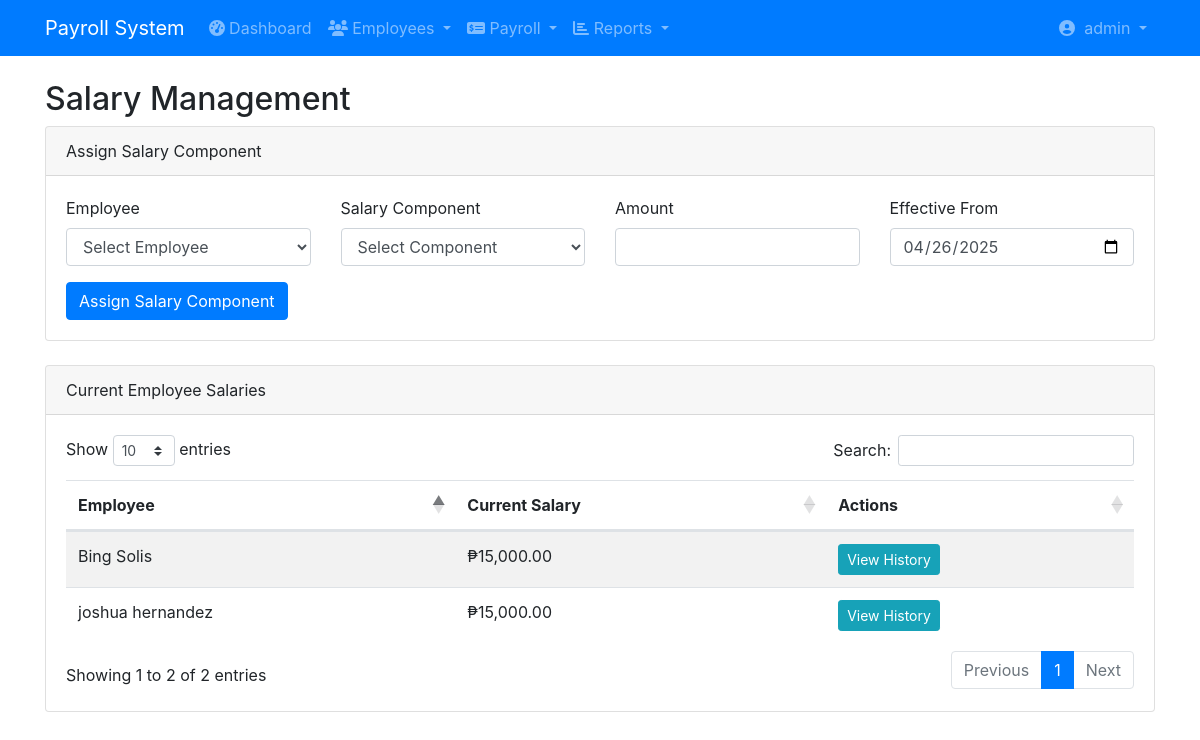
Page /payroll/salary_management.php (signed in) on the committed database.
### tables this page shows
CREATE TABLE `users` (
  `user_id` int(11) NOT NULL,
  `username` varchar(50) NOT NULL,
  `password` varchar(255) NOT NULL,
  `email` varchar(100) NOT NULL,
  `first_name` varchar(50) NOT NULL,
  `last_name` varchar(50) NOT NULL,
  `role` enum('admin','manager','hr','accountant','employee') NOT NULL,
  `status` enum('active','inactive','suspended') NOT NULL DEFAULT 'active',
  `last_login` datetime DEFAULT NULL,
  `password_reset_token` varchar(100) DEFAULT NULL,
  `password_reset_expires` datetime DEFAULT NULL,
  `created_at` timestamp NOT NULL DEFAULT current_timestamp(),
  `updated_at` timestamp NOT NULL DEFAULT current_timestamp() ON UPDATE current_timestamp()
);

CREATE TABLE `employees` (
  `employee_id` varchar(20) NOT NULL,
  `first_name` varchar(50) DEFAULT NULL,
  `last_name` varchar(50) DEFAULT NULL,
  `email` varchar(100) DEFAULT NULL,
  `password` varchar(255) NOT NULL,
  `phone` varchar(20) DEFAULT NULL,
  `date_of_birth` date DEFAULT NULL,
  `gender` varchar(10) DEFAULT NULL,
  `nationality` varchar(50) DEFAULT NULL,
  `marital_status` varchar(20) DEFAULT NULL,
  `hire_date` date DEFAULT NULL,
  `employment_status` varchar(20) DEFAULT NULL,
  `department_id` int(11) DEFAULT NULL,
  `position_id` int(11) DEFAULT NULL,
  `manager_id` varchar(20) DEFAULT NULL,
  `last_login` datetime DEFAULT NULL,
  `created_at` timestamp NOT NULL DEFAULT current_timestamp(),
  `updated_at` timestamp NOT NULL DEFAULT current_timestamp()
);

### payroll/salary_management.php (the view, shortened to what this page needs)
<?php
require_once('config/database.php');
$employee_query = "SELECT e.employee_id, e.first_name, e.last_name,
                    (SELECT SUM(amount) FROM employee_salary
                     WHERE employee_id = e.employee_id
                     AND (effective_to IS NULL OR effective_to >= CURDATE())
                    ) as current_salary
                  FROM employees e
                  WHERE e.employment_status = 'ACTIVE'
                  ORDER BY e.last_name, e.first_name";
$employees = $conn->query($employee_query);
?>
<!DOCTYPE html>
<html>
<head>
    <link rel="stylesheet" href="https://stackpath.bootstrapcdn.com/bootstrap/4.5.2/css/bootstrap.min.css">
    <link rel="stylesheet" href="https://cdn.datatables.net/1.10.22/css/dataTables.bootstrap4.min.css">
    <link rel="stylesheet" href="https://cdnjs.cloudflare.com/ajax/libs/font-awesome/5.15.4/css/all.min.css">
</head>
<body>
    <?php include 'includes/navbar.php'; ?>
    <div class="container mt-4">
        <h2>Salary Management</h2>
        <div class="card mb-4">
            <div class="card-header">
                Assign Salary Component
            </div>
            <div class="card-body">
                <form method="POST" class="needs-validation" novalidate>
                    <div class="row">
                        <div class="col-md-3">
                            <div class="form-group">
                                <label>Employee</label>
                                <select name="employee_id" class="form-control" required>
                                    <option value="">Select Employee</option>
                                    <?php
                                    $employees->data_seek(0);
                                    ?>
                                </select>
                            </div>
                        </div>
                        <div class="col-md-3">
                            <div class="form-group">
                                <label>Salary Component</label>
                                <select name="component_id" class="form-control" required>
                                    <option value="">Select Component</option>
                                </select>
                            </div>
                        </div>
                        <div class="col-md-3">
                            <div class="form-group">
                                <label>Amount</label>
                                <input type="number" name="amount" class="form-control" step="0.01" required>
                            </div>
                        </div>
                        <div class="col-md-3">
                            <div class="form-group">
                                <label>Effective From</label>
                                <input type="date" name="effective_from" class="form-control"
                                       value="<?php echo date('Y-m-d'); ?>" required>
                            </div>
                        </div>
                    </div>
                    <button type="submit" class="btn btn-primary">Assign Salary Component</button>
                </form>
            </div>
        </div>
        <div class="card">
            <div class="card-header">
                Current Employee Salaries
            </div>
            <div class="card-body">
                <table id="salaryTable" class="table table-striped">
                    <thead>
                        <tr>
                            <th>Employee</th>
                            <th>Current Salary</th>
                            <th>Actions</th>
                        </tr>
                    </thead>
                    <tbody>
                        <?php
                        $employees->data_seek(0);
                        while($emp = $employees->fetch_assoc()):
                            $isDisabled = empty($emp['current_salary']) || $emp['current_salary'] == 0;
                        ?>
                        <tr>
                            <td><?php echo $emp['first_name'] . ' ' . $emp['last_name']; ?></td>
                            <td>₱<?php echo number_format($emp['current_salary'] ?? 0, 2); ?></td>
                            <td>
                                <button class="btn btn-sm btn-info"
                                        onclick="viewHistory('<?php echo $emp['employee_id']; ?>')"
                                        <?php echo $isDisabled ? 'disabled' : ''; ?>>
                                    View History
                                </button>
                            </td>
                        </tr>
                        <?php endwhile; ?>
                    </tbody>
                </table>
            </div>
        </div>
    </div>
</body>
</html>

### payroll/includes/navbar.php (shortened to what this page needs)
<?php
$user_id = $_SESSION['user_id'];
$query = "SELECT first_name, last_name, role, username FROM users WHERE user_id = ?";
$stmt = $conn->prepare($query);
$stmt->bind_param('i', $user_id);
$stmt->execute();
$user = $stmt->get_result()->fetch_assoc();
?>
<nav class="navbar navbar-expand-lg navbar-dark bg-primary">
    <div class="container">
        <a class="navbar-brand" href="index.php">
            Payroll System
        </a>
        <div class="collapse navbar-collapse" id="navbarNav">
            <ul class="navbar-nav mr-auto">
                <li class="nav-item">
                    <a class="nav-link" href="index.php">
                        <i class="fas fa-tachometer-alt"></i> Dashboard
                    </a>
                </li>
                <li class="nav-item dropdown">
                    <a class="nav-link dropdown-toggle" href="#" data-toggle="dropdown">
                        <i class="fas fa-users"></i> Employees
                    </a>
                </li>
                <li class="nav-item dropdown">
                    <a class="nav-link dropdown-toggle" href="#" data-toggle="dropdown">
                        <i class="fas fa-money-check-alt"></i> Payroll
                    </a>
                </li>
                <li class="nav-item dropdown">
                    <a class="nav-link dropdown-toggle" href="#" data-toggle="dropdown">
                        <i class="fas fa-chart-bar"></i> Reports
                    </a>
                </li>
            </ul>
            <ul class="navbar-nav">
                <li class="nav-item dropdown">
                    <a class="nav-link dropdown-toggle" href="#" data-toggle="dropdown">
                        <i class="fas fa-user-circle"></i>&nbsp;
                        <?php echo $user['username']; ?>
                    </a>
                </li>
            </ul>
        </div>
    </div>
</nav>

### rows in the picture
users: username "admin"
employees: first_name "joshua", last_name "hernandez", current_salary "15,000.00"
employees: first_name "Bing", last_name "Solis", current_salary "15,000.00"
